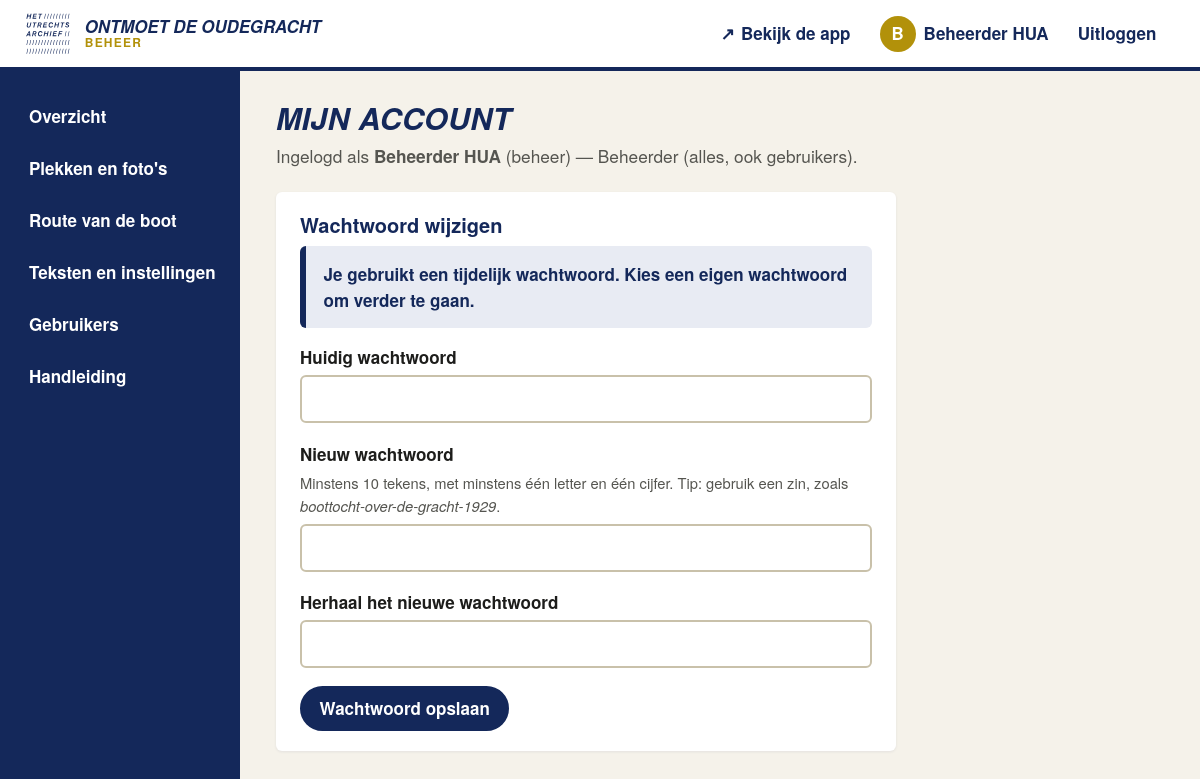
Screenshot of /cms/index.php?page=account (signed in) with the database file from the repository.
### tables this page shows
CREATE TABLE users (
    id              INT UNSIGNED NOT NULL AUTO_INCREMENT,
    username        VARCHAR(50)  NOT NULL,
    display_name    VARCHAR(100) NOT NULL,
    password_hash   VARCHAR(255) NOT NULL,
    role            VARCHAR(20)  NOT NULL DEFAULT 'editor',
    is_active       TINYINT(1)   NOT NULL DEFAULT 1,
    must_change_pw  TINYINT(1)   NOT NULL DEFAULT 0,
    last_login_at   DATETIME     NULL,
    created_at      DATETIME     NOT NULL DEFAULT CURRENT_TIMESTAMP,
    PRIMARY KEY (id),
    UNIQUE KEY uq_users_username (username)
);

### app/Cms/View.php (called while the page is built, shortened)
<?php
final class View
{
    public static function render(string $view, array $vars = [], string $layout = 'layout'): void
    {
        $file = APP_ROOT . '/views/cms/' . $view . '.php';
        extract($vars, EXTR_SKIP);
        require $file;
        $content = ob_get_clean();
        require APP_ROOT . '/views/cms/' . $layout . '.php';
    }
    public static function invalid(array $errors, string $field): string
    {
        return !empty($errors[$field]) ? ' aria-invalid="true" aria-describedby="err-' . e($field) . '"' : '';
    }
}

### app/Cms/Controller.php (called while the page is built, shortened)
<?php
final class Controller
{
    public function handle(string $page): void
    {
        $user = Auth::user();
        $this->{'page_' . $page}();
    }
    private function page_account(): void
    {
        $user = Auth::user();
        $errors = [];
        View::render('account', ['title' => 'Mijn account', 'user' => $user, 'errors' => $errors]);
    }
}

### public/cms/index.php (called while the page is built, shortened)
<?php
require __DIR__ . '/../../app/bootstrap.php';
(new Controller($config))->handle((string) ($_GET['page'] ?? 'dashboard'));

### app/Services/Auth.php (called while the page is built, shortened)
<?php
final class Auth
{
    private static ?array $user = null;
    public static function user(): ?array
    {
        if (self::$user !== null) {
            return self::$user;
        }
        $id = $_SESSION['user_id'] ?? null;
        $user = UserRepository::find((int) $id);
        unset($user['password_hash']);
        return self::$user = $user;
    }
}

### app/Database.php (called while the page is built, shortened)
<?php
final class Database
{
    private static array $config = [];
    private static ?PDO $pdo = null;
    public static function configure(array $config): void
    {
        self::$config = $config;
        self::$pdo = null;
    }
    public static function pdo(): PDO
    {
        $c = self::$config;
        $options = [
            PDO::ATTR_ERRMODE            => PDO::ERRMODE_EXCEPTION,
            PDO::ATTR_DEFAULT_FETCH_MODE => PDO::FETCH_ASSOC,
            PDO::ATTR_EMULATE_PREPARES   => false,
        ];
        if (($c['driver'] ?? 'mysql') === 'sqlite') {
            self::$pdo = new PDO('sqlite:' . $c['path'], null, null, $options);
            self::$pdo->exec('PRAGMA foreign_keys = ON');
        } else {
            $dsn = sprintf('mysql:host=%s;port=%s;dbname=%s;charset=utf8mb4', $c['host'], $c['port'], $c['name']);
            self::$pdo = new PDO($dsn, $c['user'], $c['pass'], $options);
        }
        return self::$pdo;
    }
    public static function run(string $sql, array $params = []): PDOStatement
    {
        $stmt = self::pdo()->prepare($sql);
        $stmt->execute($params);
        return $stmt;
    }
    public static function one(string $sql, array $params = []): ?array
    {
        $row = self::run($sql, $params)->fetch();
        return $row === false ? null : $row;
    }
}

### app/Repositories/UserRepository.php (called while the page is built, shortened)
<?php
final class UserRepository
{
    public static function find(int $id): ?array
    {
        return Database::one('SELECT * FROM users WHERE id = ?', [$id]);
    }
}

### app/helpers.php (called while the page is built, shortened)
<?php
function e(?string $value): string
{
    return htmlspecialchars((string) $value, ENT_QUOTES | ENT_SUBSTITUTE, 'UTF-8');
}

### app/views/cms/account.php (the view, shortened to what this page needs)
<div class="page-head">
    <div>
        <h1>Mijn account</h1>
        <p class="lead">Ingelogd als <strong><?= e($user['display_name']) ?></strong> (<?= e($user['username']) ?>) — <?= e(UserRepository::ROLES[$user['role']] ?? $user['role']) ?>.</p>
    </div>
</div>
<section class="panel panel-narrow">
    <h2>Wachtwoord wijzigen</h2>
    <?php if ((int) $user['must_change_pw']): ?>
        <div class="flash flash-info">Je gebruikt een tijdelijk wachtwoord. Kies een eigen wachtwoord om verder te gaan.</div>
    <?php endif; ?>
    <form method="post" action="?page=account" class="form" novalidate>
        <div class="field">
            <label for="current_password">Huidig wachtwoord</label>
            <input type="password" id="current_password" name="current_password" autocomplete="current-password" required<?= View::invalid($errors, 'current_password') ?>>
        </div>
        <div class="field">
            <label for="new_password">Nieuw wachtwoord</label>
            <p class="hint" id="pw-hint">Minstens 10 tekens, met minstens één letter en één cijfer. Tip: gebruik een zin, zoals <em>boottocht-over-de-gracht-1929</em>.</p>
            <input type="password" id="new_password" name="new_password" autocomplete="new-password" required aria-describedby="pw-hint"<?= View::invalid($errors, 'new_password') ?>>
        </div>
        <div class="field">
            <label for="repeat_password">Herhaal het nieuwe wachtwoord</label>
            <input type="password" id="repeat_password" name="repeat_password" autocomplete="new-password" required<?= View::invalid($errors, 'repeat_password') ?>>
        </div>
        <button type="submit" class="btn btn-primary">Wachtwoord opslaan</button>
    </form>
</section>

### app/views/cms/layout.php (shortened to what this page needs)
<?php
$user = Auth::user();
$page = $_GET['page'] ?? 'dashboard';
$nav = [
    'dashboard' => ['Overzicht', ['dashboard']],
    'locations' => ['Plekken en foto\'s', ['locations', 'location_form']],
    'route'     => ['Route van de boot', ['route']],
    'settings'  => ['Teksten en instellingen', ['settings']],
];
if (Auth::isAdmin()) {
    $nav['users'] = ['Gebruikers', ['users', 'user_form']];
}
$nav['help'] = ['Handleiding', ['help']];
$asset = static function (string $path): string {
    $file = __DIR__ . '/../../../public/' . $path;
    return '../' . $path . (is_file($file) ? '?v=' . filemtime($file) : '');
};
?><!doctype html>
<html lang="nl">
<head>
    <link rel="stylesheet" href="<?= e($asset('assets/vendor/leaflet/leaflet.css')) ?>">
    <link rel="stylesheet" href="<?= e($asset('assets/css/map.css')) ?>">
    <link rel="stylesheet" href="<?= e($asset('assets/css/cms.css')) ?>">
</head>
<body class="cms">
<header class="cms-top">
    <a class="cms-brand" href="?page=dashboard">
        <img src="../assets/img/logo-hua.svg" alt="" width="48" height="48">
        <span><strong>Ontmoet de Oudegracht</strong><small>Beheer</small></span>
    </a>
    <div class="cms-top-actions">
        <a class="btn btn-ghost" href="../" target="_blank" rel="noopener">
            <span aria-hidden="true">↗</span> Bekijk de app
        </a>
        <?php if ($user): ?>
            <a class="cms-user" href="?page=account" title="Mijn account">
                <span class="avatar" aria-hidden="true"><?= e(mb_strtoupper(mb_substr($user['display_name'], 0, 1))) ?></span>
                <span><?= e($user['display_name']) ?></span>
            </a>
            <form method="post" action="?page=logout" class="inline">
                <button type="submit" class="btn btn-ghost">Uitloggen</button>
            </form>
        <?php endif; ?>
    </div>
</header>
<div class="cms-shell">
    <nav class="cms-nav" aria-label="Hoofdmenu">
        <ul>
            <?php foreach ($nav as $key => [$label, $pages]): ?>
                <li>
                    <a href="?page=<?= e($key) ?>"<?= in_array($page, $pages, true) ? ' aria-current="page"' : '' ?>><?= e($label) ?></a>
                </li>
            <?php endforeach; ?>
        </ul>
    </nav>
    <main id="main" class="cms-main" tabindex="-1">
        <?= $content ?>
    </main>
</div>
</body>
</html>

### public/assets/css/cms.css (style rules this page uses)
:root { --hua-paars: #14285a; --hua-paars-licht: #e8ebf3; --hua-groenbeige: #b2910a; --hua-groenbeige-licht: #f6f0d8; --hua-rood: #c4281a; --hua-rood-licht: #fbeceb; --hua-groen: #00737f; --hua-groen-licht: #e2f2f3; --papier: #f5f2ea; --wit: #fff; --inkt: #1d1d1b; --inkt-zacht: #555550; --rand: #d9d2bf; --font: "Helvetica Neue", Helvetica, Arial, sans-serif; --radius: 6px; }
*, *::before, *::after { box-sizing: border-box; }
body.cms { margin: 0; font-family: var(--font); font-size: 17px; line-height: 1.55; color: var(--inkt); background: var(--papier); }
a { color: var(--hua-paars); }
h1, h2, h3 { color: var(--hua-paars); line-height: 1.2; }
h1 { font-size: 1.9rem; margin: 0 0 .4rem; font-style: italic; text-transform: uppercase; letter-spacing: .01em; }
h2 { font-size: 1.25rem; margin: 0 0 .6rem; }
.lead { font-size: 1.08rem; color: var(--inkt-zacht); max-width: 70ch; margin: 0; }
.inline { display: inline; }
.cms-top { display: flex; align-items: center; justify-content: space-between; gap: 1rem; padding: .6rem 1.5rem; background: var(--wit); border-bottom: 4px solid var(--hua-paars); position: sticky; top: 0; z-index: 5; }
.cms-brand { display: flex; align-items: center; gap: .8rem; text-decoration: none; color: var(--hua-paars); }
.cms-brand span { display: flex; flex-direction: column; line-height: 1.15; }
.cms-brand strong { font-style: italic; text-transform: uppercase; font-size: 1.05rem; }
.cms-brand small { color: var(--hua-groenbeige); font-weight: 700; text-transform: uppercase; letter-spacing: .1em; font-size: .75rem; }
.cms-top-actions { display: flex; align-items: center; gap: .6rem; flex-wrap: wrap; }
.cms-user { display: flex; align-items: center; gap: .5rem; text-decoration: none; font-weight: 600; }
.avatar { display: grid; place-items: center; width: 36px; height: 36px; border-radius: 50%; background: var(--hua-groenbeige); color: var(--wit); font-weight: 800; }
.cms-shell { display: grid; grid-template-columns: 240px minmax(0, 1fr); min-height: calc(100vh - 70px); }
.cms-nav { background: var(--hua-paars); padding: 1.2rem 0; }
.cms-nav ul { list-style: none; margin: 0; padding: 0; position: sticky; top: 90px; }
.cms-nav a { display: block; padding: .8rem 1.5rem; color: var(--wit); text-decoration: none; font-weight: 600; border-left: 5px solid transparent; }
.cms-main { padding: 1.8rem clamp(1rem, 3vw, 2.5rem) 6rem; max-width: 1300px; width: 100%; }
.page-head { display: flex; align-items: flex-start; justify-content: space-between; gap: 1rem; margin-bottom: 1.4rem; flex-wrap: wrap; }
.btn { display: inline-flex; align-items: center; justify-content: center; gap: .4rem; min-height: 44px; padding: .45rem 1.1rem; border: 2px solid var(--hua-paars); border-radius: 999px; background: var(--wit); color: var(--hua-paars); font: inherit; font-weight: 700; text-decoration: none; cursor: pointer; white-space: nowrap; }
.btn-primary { background: var(--hua-paars); color: var(--wit); }
.btn-ghost { border-color: transparent; background: transparent; }
.flash { padding: .9rem 1.1rem; border-radius: var(--radius); margin: 0 0 1rem; border-left: 6px solid; font-weight: 600; }
.flash-info { background: var(--hua-paars-licht); border-color: var(--hua-paars); color: var(--hua-paars); }
.panel { background: var(--wit); border-radius: var(--radius); padding: 1.3rem 1.5rem; margin-bottom: 1.2rem; box-shadow: 0 1px 3px rgba(20, 40, 90, .08); }
.panel-narrow { max-width: 620px; }
.form .field { margin-bottom: 1.1rem; flex: 1 1 260px; min-width: 0; }
label { display: block; font-weight: 700; margin-bottom: .3rem; }
.hint { color: var(--inkt-zacht); font-size: .92rem; margin: 0 0 .4rem; }
input[type="text"], input[type="password"], input[type="url"], input[type="number"], input[type="file"], textarea, select { width: 100%; min-height: 46px; padding: .55rem .8rem; border: 2px solid #c9c1aa; border-radius: var(--radius); background: var(--wit); font: inherit; color: var(--inkt); }

### rows the page displays
users: display_name "B", display_name "Beheerder HUA", username "beheer", role "Beheerder (alles, ook gebruikers)"

### other values shown
$label "Overzicht"
$label "Plekken en foto's"
$label "Route van de boot"
$label "Teksten en instellingen"
$label "Gebruikers"
$label "Handleiding"
